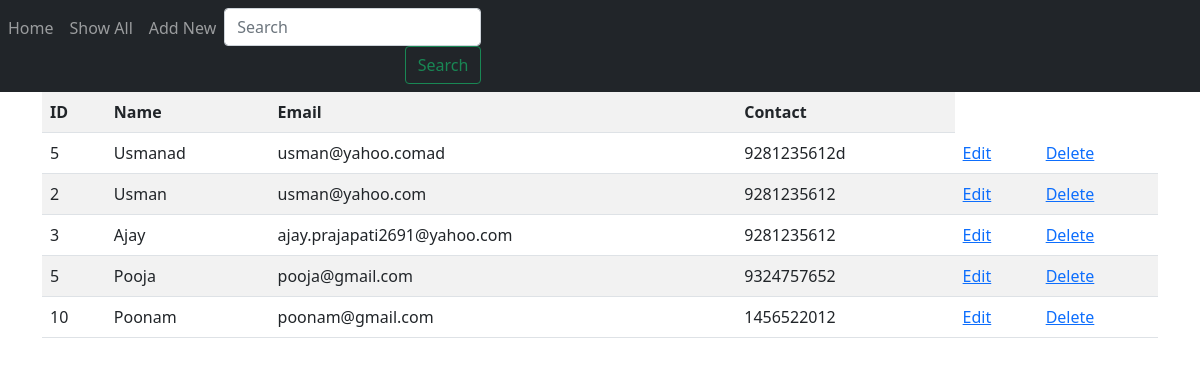
The page /show on the database its author committed.
### myapp/models.py (models this page shows)
class Employee(models.Model):
    eid = models.CharField(max_length=20)
    ename = models.CharField(max_length=100)
    email = models.EmailField()
    econtact = models.CharField(max_length=30)

### myapp/views.py (the view)
# urls.py: path('show', views.show),
def show(request):
    employee = Employee.objects.all
    return render(request, 'show.html', {'employee': employee})

### myapp/templates/show.html
{% extends 'base.html' %}
{% block content %}
<table class="table table-striped">
    <tr>
    <th>ID</th>
    <th>Name</th>
    <th>Email</th>
    <th>Contact</th>
    </tr>
    {% for i in employee %}
    <tr>
        <td>{{i.eid}}</td>
        <td>{{i.ename}}</td>
        <td>{{i.email}}</td>
        <td>{{i.econtact}}</td>
        <td>
            <a href="edit/{{ i.id }}">Edit</a>
        </td>
     <td>
            <a href="delete/{{ i.id }}">Delete</a>
        </td>
    </tr>
    {% endfor %}
</table>
{% endblock %}

### myapp/templates/base.html (shortened to what this page needs)
<!doctype html>
<html lang="en">
  <head>
    <link href="https://cdn.jsdelivr.net/npm/bootstrap@5.1.3/dist/css/bootstrap.min.css" rel="stylesheet">
  </head>
  <body>
<nav class="navbar navbar-expand-md bg-dark navbar-dark">
  <div class="collapse navbar-collapse" id="collapsibleNavbar">
    <ul class="navbar-nav mr-auto">
      <li class="nav-item active">
        <a class="nav-link" href="/">Home</a>
        </li>
      <li class="nav-item active"><a class="nav-link" href="/show">Show All</a></li>
      <li class="nav-item active"><a class="nav-link" href="/load_form">Add New</a></li>
        <div style="text-align:right">
        <form method="POST" action="search" class="form-inline my-2 my-lg-0">
             <div style="text-align: right;">
      <input name="name" class="form-control mr-sm-2" type="search" placeholder="Search" aria-label="Search">
      <button class="btn btn-outline-success my-2 my-sm-0" type="submit">Search</button>
    </form>
        </div>
    </ul>
        </div>
</nav>
   <div class="container">
       {% block content %}
       {% endblock %}
   </div>
  </body>
</html>

### rows shown on the page
Employee: eid "5", ename "Usmanad", email "usman@yahoo.comad", econtact "9281235612d"
Employee: eid "2", ename "Usman", email "usman@yahoo.com", econtact "9281235612"
Employee: eid "3", ename "Ajay", email "ajay.prajapati2691@yahoo.com", econtact "9281235612"
Employee: eid "5", ename "Pooja", email "pooja@gmail.com", econtact "9324757652"
Employee: eid "10", ename "Poonam", email "poonam@gmail.com", econtact "1456522012"
